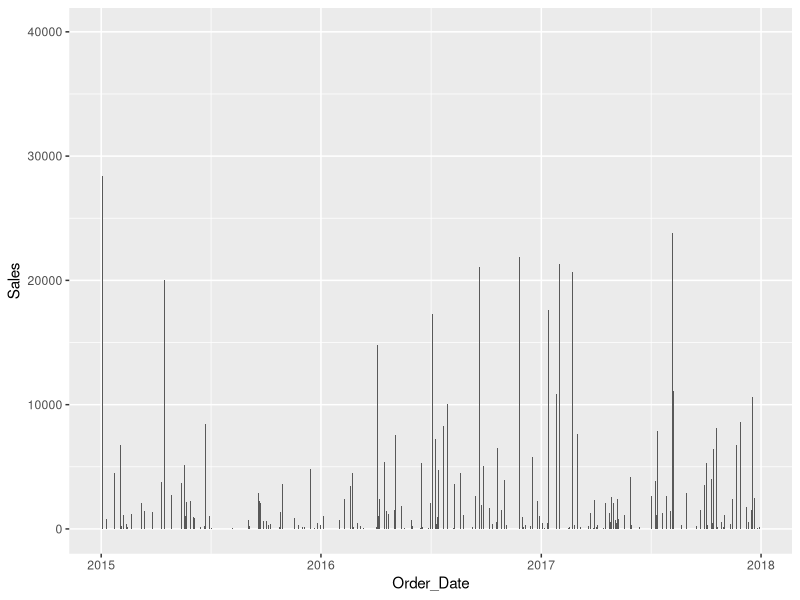
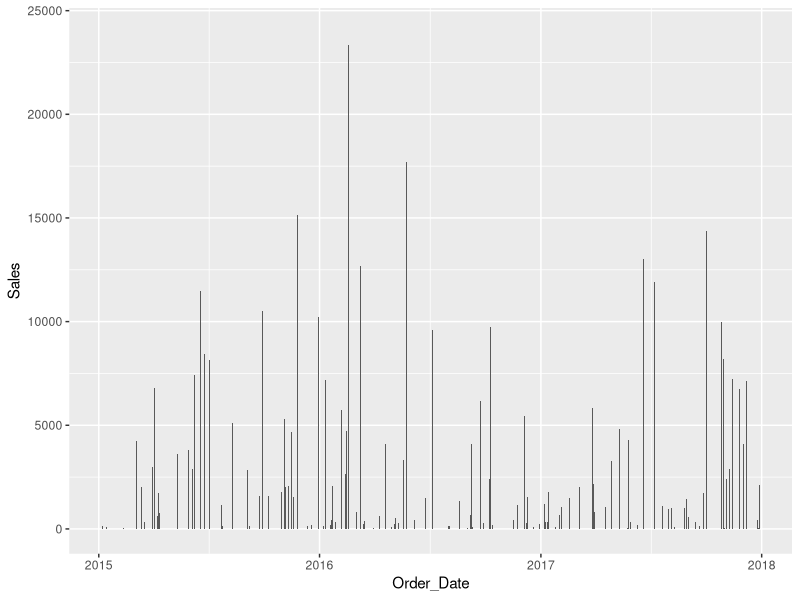
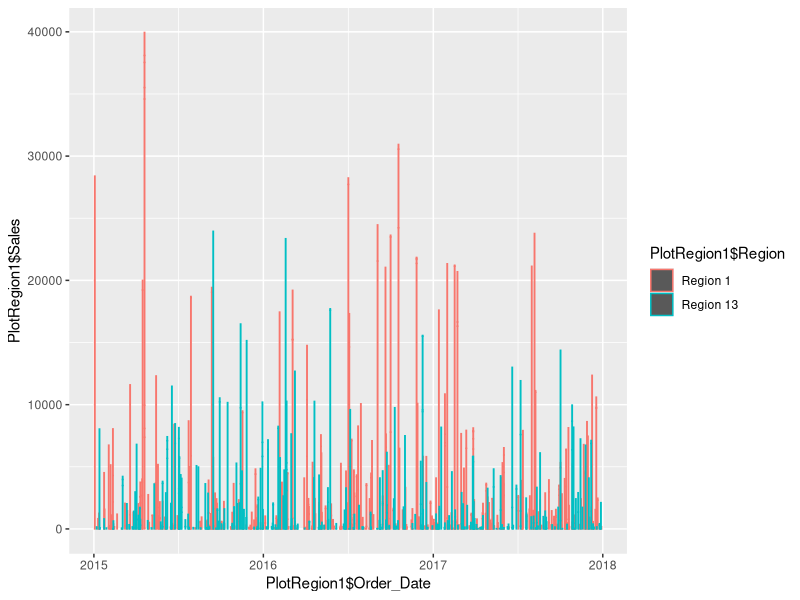

Reproduce these figures in R, in order.
## ---- chunk 1
knitr::opts_chunk$set(echo = TRUE)
library(tidyverse)
library(dplyr)
library(ggplot2)
library(lubridate)
library(zoo)
## ---- chunk 2
setwd("C:/Users/mariu/Documents/Skole/5. Semester/BED-2056 introduction to dataciense/Arbeidskrav/Task_4")

datafil <- read.csv("storedata.csv")

datafil$Order_Date=as.Date(datafil$Order_Date, "%Y-%m-%d")

## ---- chunk 3
## OPPGAVE 1
Region <- datafil%>%
  filter(Region==c("Region 1" , "Region 9")) %>%
  filter(Customer_Segment == c("Corporate" , "Consumer"))%>%
  filter(Order_Date >= "2017-10-01", Order_Date <= "2017-12-30")

 Region1 <- Region %>%
   filter(Region == "Region 1")
 
salgOktober1 <- Region1$Sales [[6]] + Region1$Sales[[2]]
salgNovember1 <- Region1$Sales [[1]] + Region1$Sales[[5]] + Region1$Sales[[8]]
salgDesember1 <- Region1$Sales [[3]] + Region1$Sales[[4]] + Region1$Sales [[7]]

Totaltsalg1 <- data.frame(salgOktober1, salgNovember1, salgDesember1) %>%
  rename("oktober" = salgOktober1 , "November" = salgNovember1 , "Desember" = salgDesember1)



Region9 <- Region %>%
  filter(Region == "Region 9")

SalgOktober9 <- Region9$Sales [[9]] + Region9$Sales[[10]] + Region9$Sales[[4]] +
  Region9$Sales[[7]] + Region9$Sales[[5]] + Region9$Sales[[12]] + Region9$Sales[[3]]

SalgNovember9 <- Region9$Sales[[1]] + Region9$Sales[[13]] + Region9$Sales[[8]]

SalgDesember9 <- Region9$Sales[[11]] + Region9$Sales[[10]] + Region9$Sales[[2]] + Region9$Sales[[6]]
  
Totalsalg9 <- data.frame(SalgOktober9 , SalgNovember9 , SalgDesember9) %>%
  rename("oktober" = SalgOktober9 , "November" = SalgNovember9 , "Desember" = SalgDesember9)


## ---- chunk 4
#oppgave 1 savartext
paste("for region 1, the sales income for Oktober, November and December has been the following", salgOktober1, salgNovember1, salgDesember1,"For Region 9 it has been the following income", SalgOktober9, SalgNovember9, SalgDesember9, "for the past three months")

## ---- chunk 5
##OPPGAVE 2
PlotRegion1 <- datafil %>%
  filter(Region == ("Region 1")) %>%
  filter(Order_Date >= "2015-01-01" , Order_Date <= "2017-12-30")
  
PlotRegion1 <- subset(PlotRegion1, select = c(Order_Date, Sales, Region))

PlotRegion1$Order_Date <- as.Date(PlotRegion1$Order_Date)


Plot01 <- ggplot(PlotRegion1, aes(x=Order_Date , y=Sales)) + geom_col()
Plot01



PlotRegion13 <- datafil %>%
  filter(Region == ("Region 13")) %>%
  filter(Order_Date >= "2015-01-01" , Order_Date <= "2017-12-30")
  
PlotRegion13 <- subset(PlotRegion13, select = c(Order_Date, Sales, Region))

PlotRegion13$Order_Date <- as.Date(PlotRegion13$Order_Date)

Plot13 <- ggplot(PlotRegion13, aes(x=Order_Date , y=Sales)) + geom_col()
Plot13


Plot01og13 <- ggplot() +
  geom_col(data = PlotRegion1, aes(x= PlotRegion1$Order_Date, y= PlotRegion1$Sales, color=PlotRegion1$Region)) +
  geom_col(data = PlotRegion13, aes(x= PlotRegion13$Order_Date, y=PlotRegion13$Sales, color=PlotRegion13$Region))
Plot01og13

##OPPGAVE 3

PlotRegion1$Order_Date <- as.yearmon(PlotRegion1$Order_Date, "%Y-%m") 

PlotRegion13$Order_Date <- as.yearmon(PlotRegion13$Order_Date, "%Y-%m")

bymonth1 <- PlotRegion1 %>%
  group_by(Order_Date) %>%
  summarise(Plotregion = sum(Sales))

bymonth2 <- PlotRegion13 %>%
  group_by(Order_Date) %>%
  summarise(Plotregion = sum(Sales))

diffsales <- bymonth1$Plotregion - bymonth2$Plotregion
diffsales  # Boksen viser fra Januar 2014 til Desember 2017
## ---- chunk 6
#OPPGAVE 4

Avgoprofit <- datafil %>%
  filter(Region == c("Region 1", "Region 2", "Region 3", "Region 4", "Region 5"
                     , "Region 6", "Region 7", "Region 8", "Region 9", 
                     "Region 10", "Region 11", "Region 12", "Region 13"))

Avgoprofit <- subset(Avgoprofit, select = c(Order_Date, Profit, Customer_Segment, Product_Category, Region))

Avgoprofit$Order_Date <- as.yearmon(Avgoprofit$Order_Date, "%Y-%m")

Avgoprofit <- Avgoprofit %>%
  filter(Order_Date >= "Jan 2017", Order_Date <= "Dec 2017") %>%
  group_by(Customer_Segment, Product_Category, Region) %>%
  summarise(Avrage_Profit = mean(Profit))


